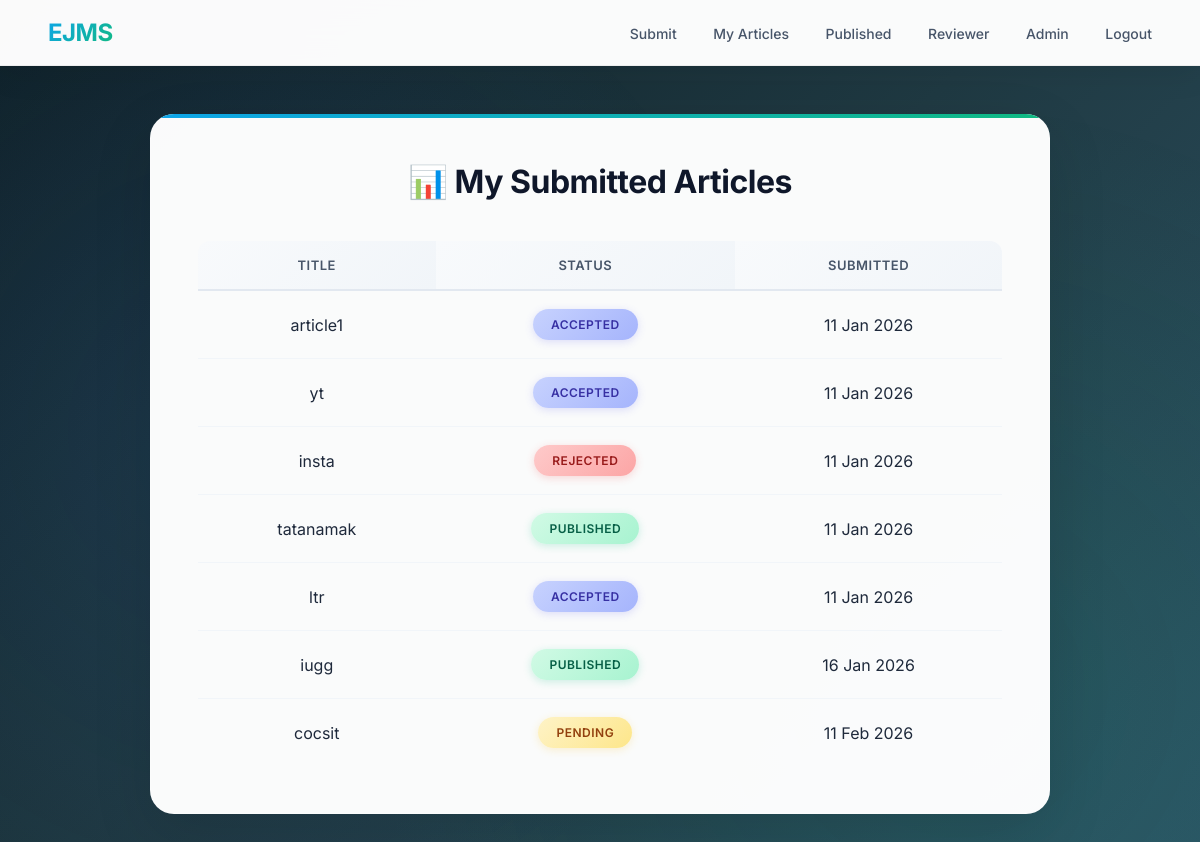
/articles/my/ (signed in), run on the app's committed database.
### articles/models.py (models this page shows, shortened)
class Article(models.Model):
    STATUS_CHOICES = (
        ('PENDING', 'Pending'),
        ('REVIEW', 'Under Review'),
        ('ACCEPTED', 'Accepted'),
        ('REJECTED', 'Rejected'),
        ('PUBLISHED', 'Published'),
    )
    title = models.CharField(max_length=200)
    pdf = models.FileField(upload_to='articles/')
    author = models.ForeignKey(User, on_delete=models.CASCADE)
    status = models.CharField(
        max_length=20,
        choices=STATUS_CHOICES,
        default='PENDING'
    )
    submitted_on = models.DateTimeField(auto_now_add=True)

### articles/views.py (the view)
# urls.py: path('my/', views.my_articles, name='my_articles'),
@login_required
def my_articles(request):
    articles = Article.objects.filter(author=request.user)
    article_reviews = {}
    for article in articles:
        reviews = Review.objects.filter(article=article)
        article_reviews[article.id] = reviews
    return render(
        request,
        'articles/my_articles.html',
        {
            'articles': articles,
            'article_reviews': article_reviews
        }
    )

### templates/articles/my_articles.html
{% extends 'base.html' %}
{% block content %}
<div class="card">
    <h2>📊 My Submitted Articles</h2>
    {% if articles %}
    <table>
        <tr>
            <th>Title</th>
            <th>Status</th>
            <th>Submitted</th>
        </tr>
        {% for article in articles %}
        <tr>
            <td>{{ article.title }}</td>
            <td><span class="badge {{ article.status }}">{{ article.status }}</span></td>
            <td>{{ article.submitted_on|date:"d M Y" }}</td>
        </tr>
        {% endfor %}
    </table>
    {% else %}
        <p style="text-align:center;color:#777;">No articles submitted yet.</p>
    {% endif %}
</div>
{% endblock %}

### templates/base.html (shortened to what this page needs)
<!DOCTYPE html>
<html lang="en">
<head>
</head>
<body>
<nav>
    <strong>EJMS</strong>
    <div>
        <a href="/articles/submit/">Submit</a>
        <a href="/articles/my/">My Articles</a>
        <a href="/articles/published/">Published</a>
        <a href="/reviews/dashboard/">Reviewer</a>
        <a href="/admin/">Admin</a>
        <a href="/admin/logout/">Logout</a>
    </div>
</nav>
<div class="page">
    {% block content %}{% endblock %}
</div>
</body>
</html>

### templates/base.html (style rules this page uses)
* { font-family: 'Inter', sans-serif; box-sizing: border-box; }
body { margin: 0; min-height: 100vh; background: linear-gradient(135deg, #0f2027 0%, #203a43 50%, #2c5364 100%); color: #1a1a1a; position: relative; }
body::before { content: ''; position: fixed; width: 100%; height: 100%; background-image: radial-gradient(circle at 20% 50%, rgba(59, 130, 246, 0.1) 0%, transparent 50%), radial-gradient(circle at 80% 80%, rgba(16, 185, 129, 0.1) 0%, transparent 50%); pointer-events: none; }
nav { position: sticky; top: 0; z-index: 100; display: flex; justify-content: space-between; align-items: center; padding: 18px 48px; background: rgba(255, 255, 255, 0.98); backdrop-filter: blur(20px); box-shadow: 0 4px 24px rgba(0, 0, 0, 0.06); border-bottom: 1px solid rgba(0, 0, 0, 0.05); transition: all 0.3s ease; }
nav strong { font-size: 24px; font-weight: 700; letter-spacing: -0.5px; background: linear-gradient(135deg, #0ea5e9, #10b981); -webkit-background-clip: text; -webkit-text-fill-color: transparent; background-clip: text; }
nav a { color: #475569; text-decoration: none; margin-left: 32px; font-weight: 500; font-size: 14px; position: relative; transition: all 0.3s cubic-bezier(0.4, 0, 0.2, 1); }
nav a::after { content: ''; position: absolute; bottom: -4px; left: 0; width: 0; height: 2px; background: linear-gradient(90deg, #0ea5e9, #10b981); transition: width 0.3s ease; }
.page { min-height: calc(100vh - 70px); display: flex; justify-content: center; align-items: center; padding: 48px 24px; animation: fadeUp 0.7s cubic-bezier(0.4, 0, 0.2, 1); position: relative; }
.card { width: 100%; max-width: 900px; background: rgba(255, 255, 255, 0.98); color: #1e293b; padding: 48px; border-radius: 24px; box-shadow: 0 20px 60px rgba(0, 0, 0, 0.12), 0 0 0 1px rgba(255, 255, 255, 0.1) inset; animation: scaleIn 0.7s cubic-bezier(0.4, 0, 0.2, 1); position: relative; overflow: hidden; }
.card::before { content: ''; position: absolute; top: 0; left: 0; right: 0; height: 4px; background: linear-gradient(90deg, #0ea5e9, #10b981, #06b6d4); background-size: 200% 100%; animation: shimmer 3s linear infinite; }
h2 { text-align: center; margin: 0 0 40px 0; color: #0f172a; font-size: 32px; font-weight: 700; letter-spacing: -0.5px; }
table { width: 100%; border-collapse: separate; border-spacing: 0; overflow: hidden; border-radius: 12px; }
th { background: linear-gradient(135deg, #f8fafc, #f1f5f9); padding: 16px; text-align: center; font-weight: 600; font-size: 13px; text-transform: uppercase; letter-spacing: 0.5px; color: #475569; border-bottom: 2px solid #e2e8f0; }
td { padding: 18px 16px; text-align: center; border-bottom: 1px solid #f1f5f9; transition: all 0.2s ease; }
tr { transition: all 0.3s cubic-bezier(0.4, 0, 0.2, 1); }
tr:last-child td { border-bottom: none; }
.badge { padding: 8px 18px; border-radius: 24px; font-size: 12px; font-weight: 600; text-transform: uppercase; letter-spacing: 0.5px; display: inline-block; transition: all 0.3s ease; }
.PENDING { background: linear-gradient(135deg, #fef3c7, #fde68a); color: #92400e; box-shadow: 0 2px 8px rgba(251, 191, 36, 0.2); }
.PUBLISHED { background: linear-gradient(135deg, #d1fae5, #a7f3d0); color: #065f46; box-shadow: 0 2px 8px rgba(16, 185, 129, 0.2); }
.ACCEPTED { background: linear-gradient(135deg, #c7d2fe, #a5b4fc); color: #3730a3; box-shadow: 0 2px 8px rgba(99, 102, 241, 0.2); }
.REJECTED { background: linear-gradient(135deg, #fecaca, #fca5a5); color: #991b1b; box-shadow: 0 2px 8px rgba(239, 68, 68, 0.2); }

### data on the page
Article: title "article1", status "ACCEPTED", submitted_on "11 Jan 2026"
Article: title "yt", status "ACCEPTED", submitted_on "11 Jan 2026"
Article: title "insta", status "REJECTED", submitted_on "11 Jan 2026"
Article: title "tatanamak", status "PUBLISHED", submitted_on "11 Jan 2026"
Article: title "ltr", status "ACCEPTED", submitted_on "11 Jan 2026"
Article: title "iugg", status "PUBLISHED", submitted_on "16 Jan 2026"
Article: title "cocsit", status "PENDING", submitted_on "11 Feb 2026"
